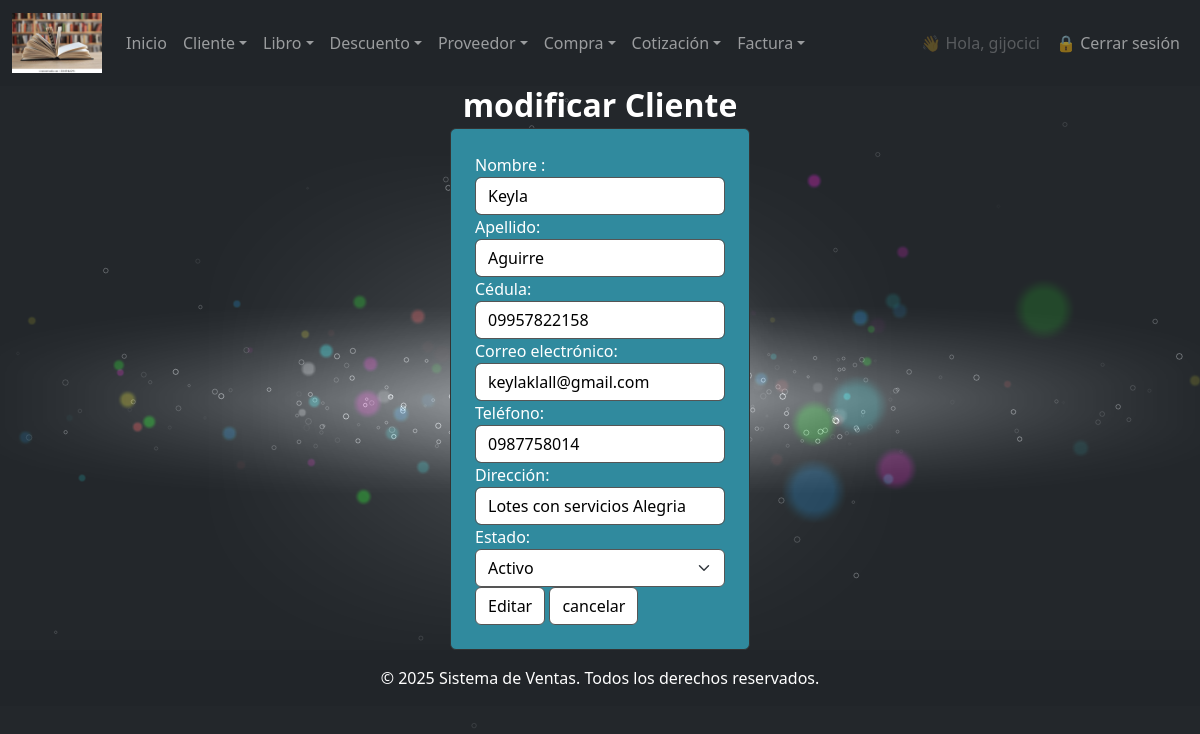
/cliente/modificar/1/ (signed in), run on the app's committed database.
### miapp/models.py (models this page shows, shortened)
class Cliente(models.Model):
    nombre = models.CharField(max_length=20)
    apellido = models.CharField(max_length=20)
    cedula = models.CharField(max_length=12, unique=True)
    correo = models.EmailField(max_length=40, default="@", unique=True)
    telefono = models.CharField(max_length=12, blank=True, null=True)
    direccion = models.CharField(max_length=200, blank=True, null=True)
    fecha_creacion = models.DateTimeField(auto_now_add=True , )
    fecha_modificacion = models.DateTimeField(auto_now=True , )
    creacion_usuario = models.CharField(max_length=50)
    modificacion_usuario = models.CharField(max_length=50)
    estado = models.IntegerField(choices=ESTADO_CHOICES, default=1)
    class Meta:
        db_table = "cliente"
        verbose_name = "cliente"
        verbose_name_plural = "clientes"

### miapp/views.py (the view)
        def wrapper(request, *args, **kwargs):
            if not request.user.is_authenticated:
                return redirect('login')
            try:
                empleado = Empleado.objects.get(user=request.user)
                if empleado.cargo.nombre.lower() in [c.lower() for c in nombre_cargos]:
                    return view_func(request, *args, **kwargs)
            except Empleado.DoesNotExist:
                pass
            return redirect('no_autorizado')

### miapp/forms.py
class ClienteForm(forms.ModelForm):
    class Meta:
        model = Cliente
        fields = ['nombre', 'apellido', 'cedula', 'correo', 'telefono', 'direccion', 'estado']
        widgets = {
            'nombre': forms.TextInput(attrs={'class': 'form-control'}),
            'apellido': forms.TextInput(attrs={'class': 'form-control'}),
            'cedula': forms.TextInput(attrs={'class': 'form-control'}),
            'correo': forms.EmailInput(attrs={'class': 'form-control'}),
            'telefono': forms.TextInput(attrs={'class': 'form-control'}),
            'direccion': forms.TextInput(attrs={'class': 'form-control'}),
            'estado': forms.Select(attrs={'class': 'form-select', 'choices': ESTADO_CHOICES, 'placeholder': 'Seleccione un estado',
                                          }),
        }
        labels = {
            'nombre': 'Nombre :',
            'apellido': 'Apellido:',
            'cedula': 'Cédula:',
            'correo': 'Correo electrónico:',
            'telefono': 'Teléfono:',
            'direccion': 'Dirección:',
            'estado': 'Estado:',
        }

### miapp/views.py (called while the page is built)
def cargo_requerido(nombre_cargos):
    def decorador(view_func):
        def wrapper(request, *args, **kwargs):
            if not request.user.is_authenticated:
                return redirect('login')
            try:
                empleado = Empleado.objects.get(user=request.user)
                if empleado.cargo.nombre.lower() in [c.lower() for c in nombre_cargos]:
                    return view_func(request, *args, **kwargs)
            except Empleado.DoesNotExist:
                pass
            return redirect('no_autorizado')
        return wrapper
    return decorador

@login_required
@cargo_requerido(['Admin', 'Gerente','cajero','supervisor'])
def modificar_cliente(request: HttpRequest, id: int) -> HttpResponse:
    cliente = get_object_or_404(Cliente, id=id)
    if request.method == "POST":
        form = ClienteForm(data=request.POST, files=request.FILES, instance=cliente)
        if form.is_valid():
            form.save()
            return redirect("consultar_cliente")
    else:
        form = ClienteForm(instance=cliente)
    context = {"form": form, "cliente": cliente, "edit_mode": True}
    return render(request, "facturacion_cliente/cliente/modificar_cliente.html", context)

### miapp/templates/facturacion_cliente/cliente/modificar_cliente.html (shortened to what this page needs)
{% extends 'index.html' %}
{% block main %}
    <div class="container-form">
      <h2 class="text-center mb-1"> <b>modificar Cliente</b></h2>
          <form action="" method="post" class="w-25 mx-auto p-4 rounded" style="background-color: #308a9e; border: 1px solid #333;">
            {{ form }}
            <div>
                <div>
    <div>
            <div class="save-content">
            <input type="submit"  value="Editar"class="btn btn-primary btn">
            <input type="submit" value="cancelar" class="btn btn-outline-danger">
          </div>
                </div>
              </div>
            </div>
          </div>
{% endblock %}

### miapp/templates/index.html (shortened to what this page needs)
{% load static %}
<!DOCTYPE html>
<html lang="es">
<head>
    <link href="https://cdn.jsdelivr.net/npm/bootstrap@5.3.0/dist/css/bootstrap.min.css" rel="stylesheet" />
    <link href="https://cdn.jsdelivr.net/npm/bootstrap-icons@1.11.0/font/bootstrap-icons.css" rel="stylesheet" />
    <link rel="stylesheet" href="{% static 'css/bootstrap.min.css' %}" />
    <link rel="stylesheet" href="{% static 'css/body.css' %}" />
    <link rel="stylesheet" href="{% static 'css/estilos.css' %}" />
    <link href="https://cdn.jsdelivr.net/npm/select2@4.1.0-rc.0/dist/css/select2.min.css" rel="stylesheet" />
</head>
<body class="cars">
    {% if request.resolver_match.url_name != 'login' and request.resolver_match.url_name != 'password_reset' and request.resolver_match.url_name != 'password_reset_complete' and request.resolver_match.url_name != 'password_reset_confirm' and request.resolver_match.url_name != 'password_reset_done'  %}
        {% block navbar %}
        <nav class="navbar navbar-expand-lg navbar-dark bg-dark">
            <div class="container-fluid">
                <a class="navbar-brand" href="#">
                    <img src="{% static 'img/libro.png' %}" alt="Logo" width="90" height="60" />
                </a>
                <div class="collapse navbar-collapse" id="navbarSupportedContent">
                    <ul class="navbar-nav me-auto mb-2 mb-lg-0">
                        <li class="nav-item"><a class="nav-link" href="{% url 'index' %}">Inicio</a></li>
                        <li class="nav-item dropdown">
                            <a class="nav-link dropdown-toggle" href="#" role="button" data-bs-toggle="dropdown">Cliente</a>
                        </li>
                        <li class="nav-item dropdown">
                            <a class="nav-link dropdown-toggle" href="#" role="button" data-bs-toggle="dropdown">Libro</a>
                        </li>
                        <li class="nav-item dropdown">
                            <a class="nav-link dropdown-toggle" href="#" role="button" data-bs-toggle="dropdown">Descuento</a>
                        </li>
                        <li class="nav-item dropdown">
                            <a class="nav-link dropdown-toggle" href="#" role="button" data-bs-toggle="dropdown">Proveedor</a>
                        </li>
                        <li class="nav-item dropdown">
                            <a class="nav-link dropdown-toggle" href="#" role="button" data-bs-toggle="dropdown">Compra</a>
                        <li class="nav-item dropdown">
                            <a class="nav-link dropdown-toggle" href="#" role="button" data-bs-toggle="dropdown">Cotización</a>
                        </li>
                        <li class="nav-item dropdown">
                            <a class="nav-link dropdown-toggle" href="#" role="button" data-bs-toggle="dropdown">Factura</a>
                        </li>
                    </ul>
                    <ul class="navbar-nav ms-auto mb-2 mb-lg-0">
                        {% if user.is_authenticated %}
                            <li class="nav-item">
                                <span class="nav-link disabled">👋 Hola, {{ user.username }}</span>
                            </li>
                            <li class="nav-item">
                                <a class="nav-link btn btn-outline-danger" href="{% url 'logout' %}">
                                    🔒 Cerrar sesión
                                </a>
                            </li>
                        {% else %}
                            <li class="nav-item">
                                <a class="nav-link btn btn-outline-primary" href="{% url 'login' %}">
                                    🔑 Iniciar sesión
                                </a>
                            </li>
                        {% endif %}
                    </ul>
                </div>
            </div>
        </nav>
        {% endblock %}
    {% endif %}
    {% block main %}{% endblock %}
    {% if request.resolver_match.url_name != 'login' and request.resolver_match.url_name != 'password_reset' and request.resolver_match.url_name != 'password_reset_complete' and request.resolver_match.url_name != 'password_reset_confirm' and request.resolver_match.url_name != 'password_reset_done'  %}
        <footer class="bg-dark text-white text-center py-3">
            <p class="mb-0">© 2025 Sistema de Ventas. Todos los derechos reservados.</p>
        </footer>
    {% endif %}
</body>
</html>

### miapp/static/css/body.css (style rules this page uses)
html, body { width: 100vw; height: 100vh; margin: 0; padding: 0; overflow: hidden; }

### miapp/static/css/estilos.css (style rules this page uses)
html, body { width:100%; height:100%; padding:0px; margin:0px; overflow: hidden; }

### miapp/templates/index.html (style rules this page uses)
body { background-color: #585252; color: #fff; }
input, select, textarea { background-color: #ffffff !important; color: #000000 !important; border: 1px solid #555 !important; }
html, body { height: 100%; margin: 0; padding: 0; overflow: auto; }

### data on the page
Cliente: nombre "Keyla", apellido "Aguirre", cedula "09957822158", correo "keylaklall@gmail.com", telefono "0987758014", direccion "Lotes con servicios Alegria", estado "Activo"

### other printed values
{{ user.username }} "gijocici"
